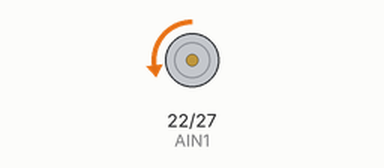
Bench run of a program on a simulated Raspberry Pi (BCM pin numbers). Shown: motor-driver pin pairs drawn as motors (green arrow = first pin HIGH = forward, orange = second pin HIGH = backward, longer = more drive, scaled by the enable pin). What the program prints to the terminal is not drawn.

Above: at 1.0 s.
At 3.0 s:
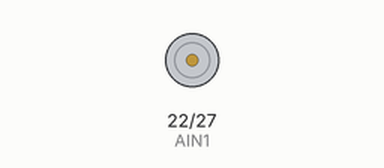
Timing chart, 0 to 5.2 s (numbered marks = the images above):
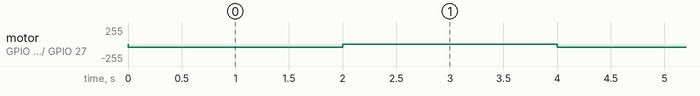

Measured:
- by itself, motor on GPIO 22 (AIN1) / GPIO 27 (AIN2): alternates backward 51/255 for 2.0 s and stopped for 2.0 s

The program:

motor_encode_gpio.py
```python
import RPi.GPIO as GPIO
import time


PWMA = 18          #left_pwm
AIN1   =  22       #left_in_1
AIN2   =  27       #left_in_2

SensorINPUTA = 23      #电机A相
SensorINPUTB = 24      #电机B相

global turn_count
turn_count = 0

GPIO.setwarnings(True)
GPIO.setmode(GPIO.BCM)     #BCM model

GPIO.setup(AIN2,GPIO.OUT)  #total output model
GPIO.setup(AIN1,GPIO.OUT)
GPIO.setup(PWMA,GPIO.OUT)
GPIO.setup(SensorINPUTA,GPIO.IN, pull_up_down=GPIO.PUD_UP)
GPIO.setup(SensorINPUTB,GPIO.IN, pull_up_down=GPIO.PUD_UP)


def exti_moter1(channel):
    if GPIO.input(SensorINPUTB) == 1:
        global turn_count
        turn_count += 1


# 边缘检测
GPIO.add_event_detect(SensorINPUTB, GPIO.RISING, callback=exti_moter1)


L_Motor= GPIO.PWM(PWMA, 100)
L_Motor.start(0)


def t_up(speed,t_time):
    L_Motor.ChangeDutyCycle(speed)
    GPIO.output(AIN2, GPIO.HIGH)#AIN2
    GPIO.output(AIN1, GPIO.LOW) #AIN1
    time.sleep(t_time)

def t_stop(t_time):
    L_Motor.ChangeDutyCycle(0)
    GPIO.output(AIN2, GPIO.LOW)#AIN2
    GPIO.output(AIN1, GPIO.LOW) #AIN1
    time.sleep(t_time)

def t_down(speed,t_time):
    L_Motor.ChangeDutyCycle(speed)
    GPIO.output(AIN2, GPIO.LOW)#AIN2
    GPIO.output(AIN1, GPIO.HIGH) #AIN1
    time.sleep(t_time)


try:

    while True:

        t_up(20, 2)
        t_stop(2)
        print('完成一次')
        print(turn_count)

except Exception as r:
    print(r)

finally:
    L_Motor.stop()  #停止输出PWM波
    GPIO.cleanup()  #程序的最后别忘记清除所有资源
```
